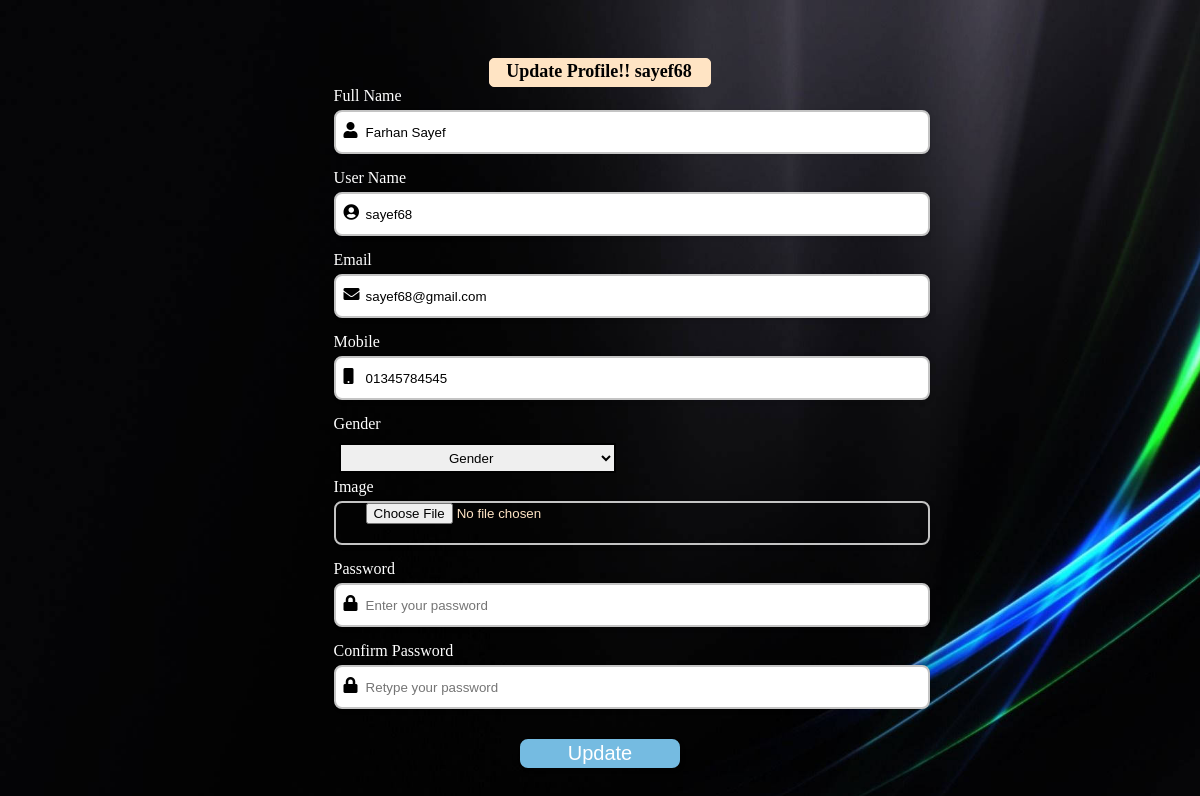
Screenshot of /controller/dman_update.php?update_profile=sayef68 (signed in) with the database file from the repository.
### tables this page shows
CREATE TABLE `dman` (
  `id` int(255) NOT NULL,
  `fullname` varchar(200) NOT NULL,
  `username` varchar(20) NOT NULL,
  `email` varchar(20) NOT NULL,
  `mobile` varchar(20) NOT NULL,
  `gender` varchar(20) NOT NULL,
  `image` varchar(200) NOT NULL,
  `password` varchar(250) NOT NULL
);

### controller/dman_update.php (the view, shortened to what this page needs)
<?php
include("../model/connection.php");
$varr = $_SESSION['user'];
  $sql = "Select * from `dman` where username = '$varr'";
  $result = mysqli_query($conn,$sql);
  $row = mysqli_fetch_assoc($result);
  $fullname = $row['fullname'];
  $username = $row['username'];
  $email = $row['email'];
  $mobile = $row['mobile'];
?>
<!DOCTYPE html>
<html lang="en">
<head>
    <link
      rel="stylesheet"
      href="https://use.fontawesome.com/releases/v5.15.4/css/all.css"
    />
    <link rel="stylesheet" href="../view/css/signup.css">
</head>
<body>
    <div class="container" align ="center">
    <form name="signupData"  method ="post" enctype="multipart/form-data" action = "<?php echo htmlspecialchars($_SERVER["PHP_SELF"]); ?>">
    <span><?php echo "Update Profile!!  " .$_SESSION['user']; ?></span>
     <div>
        <label for="fullname">Full Name</label>
        <i class="fas fa-user"></i>
        <input type="text" name= "fullname" placeholder="Enter your Full Name" value ="<?php echo $fullname;?>">
        </div>
        <div>
    <label for="username">User Name</label>
    <i class="fas fa-user-circle"></i>
    <input type="text" name="username" id="username" placeholder="Enter your Username" value ="<?php echo $username;?>" readonly>
    </div>
            <div>
        <label for="email">Email</label>
        <i class="fas fa-envelope"></i>
        <input type="text" name="email" placeholder="Enter your email" value ="<?php echo $email;?>" >
        </div>
        <div>
        <label for="email">Mobile</label>
        <i class="fas fa-mobile"></i>
        <input type="text" name="mobile" placeholder="Enter your Mobile No."  value ="<?php echo $mobile;?>">
        </div>
                <label>Gender</label>
                <select name="gender" id="gender"  value ="<?php echo $gender;?>">
                    <option value="">Gender</option>
                  </select>
        <div>
        <label for="uploadFile">Image</label></td>
        <input style="color: bisque;" type="file" name="uploadFile" accept=".jpg, .jpeg, .png" value="<?php echo $row['image']?>"/>
        </div>
        <div>
        <label for="password">Password</label>
        <i class="fas fa-lock"></i>
        <input type="password" name="password1" placeholder="Enter your password" >
        </div>
        <div>
        <label for="password">Confirm Password</label>
        <i class="fas fa-lock"></i>
        <input type="password" name="password2" placeholder="Retype your password" >
        </div>
        <button type="submit" value="submit" name ="submit">Update</button>
	</form>
    </div>
</body>
</html>

### view/css/signup.css (style rules this page uses)
body { background-image: url("../images/bg.jpg"); background-repeat: no-repeat; background-size: cover; }
select#gender { border: 2px solid black; margin: 5px; width: 52%; text-align: center; height: 30px; }
span { background-color: bisque; border: 1px solid bisque; border-radius: 5px; display: block; text-align: center; width: 40%; font-size: 18px; font-weight: 700; margin-left: auto; margin-right: auto; padding: 2px 4px 4px 2px; font-family: cursive; }
form { display: flex; flex-direction: column; justify-content: center; width: 45%; padding: 50px; }
form div input { width: 100%; height: 40px; border-radius: 8px; outline: none; border: 2px solid #c4c4c4; padding: 0 30px; box-shadow: 2px 2px 4px rgba(0, 0, 0, 0.1); }
label { display: block; margin-bottom: 5px; text-align: left; color: white; }
form div { position: relative; margin-bottom: 15px; }
form div i { position: absolute; padding: 12px 1px 3px 10px; }
button { margin-top: 15px; width: 30%; height: 45%; display: flex; justify-content: center; background-color: #75bbe1; border: 2px solid #75bbe1; border-radius: 8px; color: #fff; font-size: 20px; cursor: pointer; box-shadow: 2px 2px 4px rgba(0, 0, 0, 0.1); transition: all 0.1s ease; margin-left: auto; margin-right: auto; }

### rows the page displays
dman: fullname "Farhan Sayef", username "sayef68", email "sayef68@gmail.com", mobile "01345784545"

### other values shown
$_SESSION['user'] "sayef68"
